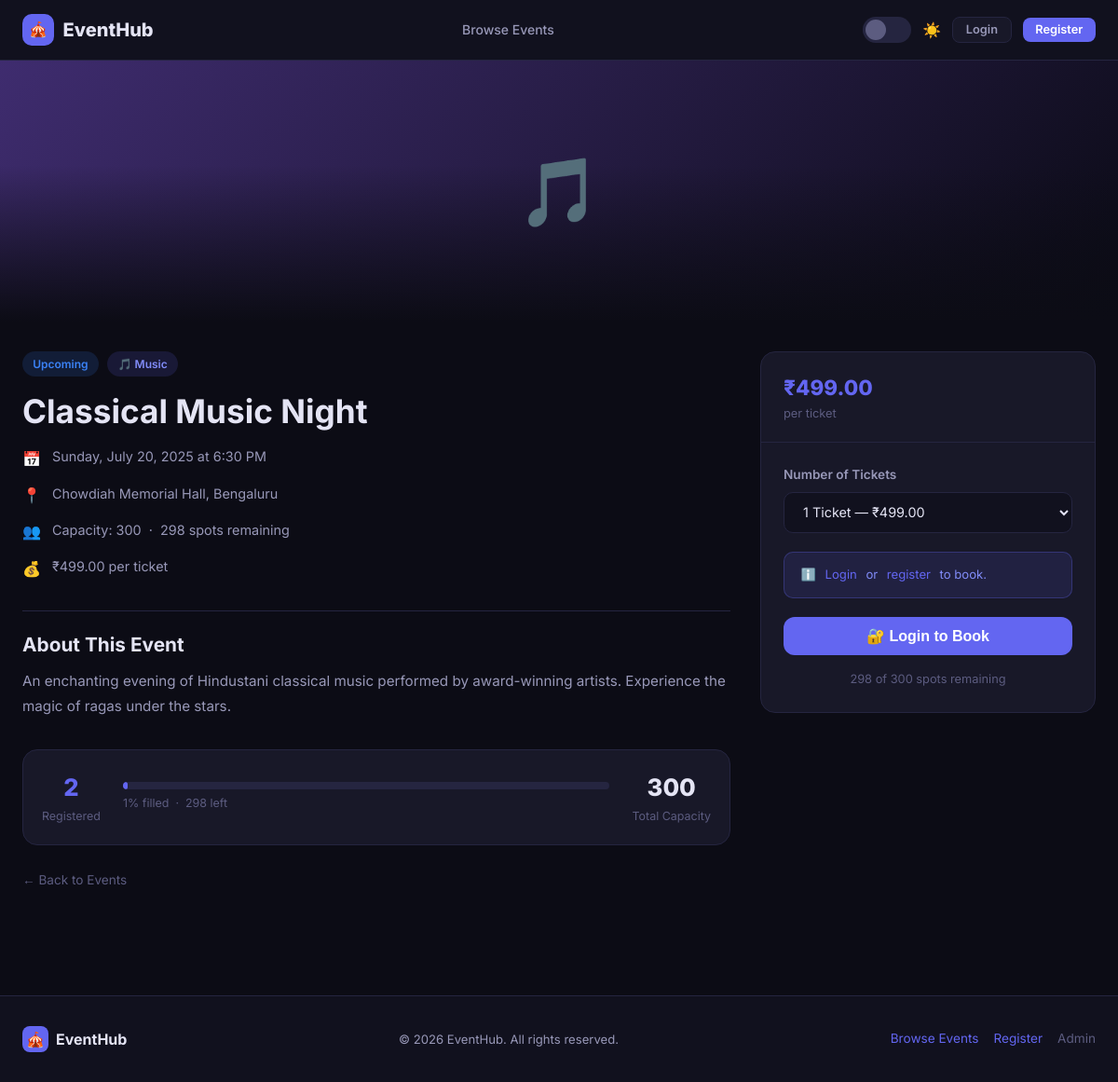
Screenshot of /event_detail.php?id=2 with the database file from the repository.
### tables this page shows
CREATE TABLE IF NOT EXISTS `events` (
  `id`          INT           NOT NULL AUTO_INCREMENT,
  `title`       VARCHAR(200)  NOT NULL,
  `description` TEXT,
  `category_id` INT           DEFAULT NULL,
  `event_date`  DATE          NOT NULL,
  `event_time`  TIME          NOT NULL DEFAULT '09:00:00',
  `location`    VARCHAR(200)  NOT NULL,
  `capacity`    INT           NOT NULL DEFAULT 100,
  `price`       DECIMAL(10,2) NOT NULL DEFAULT 0.00,
  `status`      ENUM('upcoming','ongoing','completed','cancelled') NOT NULL DEFAULT 'upcoming',
  `created_at`  TIMESTAMP     NOT NULL DEFAULT CURRENT_TIMESTAMP,
  PRIMARY KEY (`id`),
  KEY `fk_event_category` (`category_id`),
  CONSTRAINT `fk_event_category`
    FOREIGN KEY (`category_id`) REFERENCES `categories` (`id`)
    ON DELETE SET NULL
);

CREATE TABLE IF NOT EXISTS `categories` (
  `id`         INT          NOT NULL AUTO_INCREMENT,
  `name`       VARCHAR(100) NOT NULL,
  `color`      VARCHAR(7)   NOT NULL DEFAULT '#6366f1',
  `icon`       VARCHAR(10)  NOT NULL DEFAULT '📅',
  `created_at` TIMESTAMP    NOT NULL DEFAULT CURRENT_TIMESTAMP,
  PRIMARY KEY (`id`)
);

### includes/auth.php (called while the page is built, shortened)
<?php
function isUserLoggedIn(): bool {
    return !empty($_SESSION['user_id']);
}

### event_detail.php (the view, shortened to what this page needs)
<?php
require_once __DIR__ . '/includes/auth.php';
require_once __DIR__ . '/includes/db.php';
$id = (int)($_GET['id'] ?? 0);
$stmt = $pdo->prepare("
    SELECT e.*, c.name AS cat_name, c.color AS cat_color, c.icon AS cat_icon
    FROM events e
    LEFT JOIN categories c ON c.id = e.category_id
    WHERE e.id = ?
");
$stmt->execute([$id]);
$ev = $stmt->fetch();
$stmt2 = $pdo->prepare("SELECT COALESCE(SUM(tickets),0) FROM bookings WHERE event_id=? AND status='confirmed'");
$stmt2->execute([$id]);
$totalBooked = (int)$stmt2->fetchColumn();
$spotsLeft   = max(0, $ev['capacity'] - $totalBooked);
$userBooked  = false;
$userBooking = null;
$color   = $ev['cat_color'] ?? '#6366f1';
$icon    = $ev['cat_icon']  ?? '🎪';
$free    = (float)$ev['price'] === 0.0;
$statusLabels = [
  'upcoming'  => ['badge-blue',  'Upcoming'],
  'ongoing'   => ['badge-green', 'Live 🔴'],
  'completed' => ['badge-gray',  'Ended'],
  'cancelled' => ['badge-red',   'Cancelled'],
];
[$sBadge, $sLabel] = $statusLabels[$ev['status']] ?? ['badge-gray', $ev['status']];
include __DIR__ . '/includes/header.php';
?>
<div class="event-hero" style="--banner-from:<?= $color ?>66;--banner-to:#0a0a14;">
  <div class="event-hero-bg"></div>
  <div class="event-hero-overlay"></div>
  <span style="position:relative;z-index:2;font-size:4.5rem;"><?= $icon ?></span>
</div>
<div class="container" style="padding-top:2rem;padding-bottom:3rem;">
  <div class="event-detail-grid">
    <div>
      <div style="display:flex;gap:.6rem;flex-wrap:wrap;margin-bottom:1rem;">
        <span class="badge <?= $sBadge ?>"><?= $sLabel ?></span>
        <?php if ($ev['cat_name']): ?>
          <span class="badge badge-accent"><?= $ev['cat_icon'] ?> <?= htmlspecialchars($ev['cat_name']) ?></span>
        <?php endif; ?>
      </div>
      <h1 style="margin-bottom:1rem;"><?= htmlspecialchars($ev['title']) ?></h1>
      <ul class="event-info-list" style="margin-bottom:2rem;">
        <li><span class="info-icon">📅</span><span><?= date('l, F j, Y', strtotime($ev['event_date'])) ?> at <?= date('g:i A', strtotime($ev['event_time'])) ?></span></li>
        <li><span class="info-icon">📍</span><span><?= htmlspecialchars($ev['location']) ?></span></li>
        <li><span class="info-icon">👥</span><span>Capacity: <?= number_format($ev['capacity']) ?> &nbsp;·&nbsp; <?= $spotsLeft ?> spots remaining</span></li>
        <li><span class="info-icon">💰</span><span><?= $free ? 'Free Event' : '₹' . number_format($ev['price'], 2) . ' per ticket' ?></span></li>
      </ul>
      <hr class="divider">
      <h3 style="margin-bottom:.75rem;">About This Event</h3>
      <div style="color:var(--txt2);line-height:1.8;font-size:.95rem;">
        <?= nl2br(htmlspecialchars($ev['description'] ?? 'No description available.')) ?>
      </div>
      <div class="card" style="margin-top:2rem;padding:1.25rem;">
        <div style="display:flex;align-items:center;gap:1.5rem;flex-wrap:wrap;">
          <div style="text-align:center;">
            <div style="font-size:1.6rem;font-weight:800;color:var(--accent);"><?= $totalBooked ?></div>
            <div style="font-size:.78rem;color:var(--txt3);">Registered</div>
          </div>
          <div style="flex:1;min-width:120px;">
            <div style="background:var(--border);height:8px;border-radius:4px;overflow:hidden;margin-bottom:.35rem;">
              <div style="background:var(--accent);height:100%;border-radius:4px;width:<?= $ev['capacity'] > 0 ? min(100, round($totalBooked/$ev['capacity']*100)) : 0 ?>%;transition:width .5s ease;"></div>
            </div>
            <div style="font-size:.78rem;color:var(--txt3);"><?= $ev['capacity'] > 0 ? round($totalBooked/$ev['capacity']*100) : 0 ?>% filled &nbsp;·&nbsp; <?= $spotsLeft ?> left</div>
          </div>
          <div style="text-align:center;">
            <div style="font-size:1.6rem;font-weight:800;color:var(--txt);"><?= number_format($ev['capacity']) ?></div>
            <div style="font-size:.78rem;color:var(--txt3);">Total Capacity</div>
          </div>
        </div>
      </div>
      <div class="mt-3">
        <a href="<?= BASE_URL ?>" style="font-size:.85rem;color:var(--txt3);">← Back to Events</a>
      </div>
    </div>
    <div>
      <div class="card booking-card">
        <div class="card-header">
          <div style="font-size:1.4rem;font-weight:800;color:<?= $free ? 'var(--green)' : 'var(--accent)' ?>;">
            <?= $free ? '🎉 Free' : '₹' . number_format($ev['price'], 2) ?>
          </div>
          <?php if (!$free): ?>
            <div style="font-size:.8rem;color:var(--txt3);">per ticket</div>
          <?php endif; ?>
        </div>
        <div class="card-body">
          <?php if ($userBooked && $userBooking): ?>
            <div class="alert alert-success">✅ You've registered for this event!</div>
            <div style="font-size:.85rem;color:var(--txt2);margin-bottom:.5rem;">
              Tickets: <strong><?= $userBooking['tickets'] ?></strong> &nbsp;·&nbsp;
              Booked: <?= date('M j, Y', strtotime($userBooking['booked_at'])) ?>
            </div>
            <div class="badge badge-green" style="margin-bottom:1rem;">✓ <?= ucfirst($userBooking['status']) ?></div>
            <a href="<?= BASE_URL ?>/user_dashboard.php" class="btn btn-ghost w-full">View My Bookings</a>
          <?php elseif ($ev['status'] === 'cancelled'): ?>
            <div class="alert alert-error">This event has been cancelled.</div>
          <?php elseif ($ev['status'] === 'completed'): ?>
            <div class="alert alert-warning">This event has already ended.</div>
          <?php elseif ($spotsLeft <= 0): ?>
            <div class="alert alert-error">⚡ This event is sold out.</div>
          <?php else: ?>
            <form method="POST">
              <div class="form-group">
                <label class="form-label">Number of Tickets</label>
                <select name="tickets" class="form-control">
                  <?php for ($t = 1; $t <= min(10, $spotsLeft); $t++): ?>
                    <option value="<?= $t ?>"><?= $t ?> Ticket<?= $t > 1 ? 's' : '' ?>
                    </option>
                  <?php endfor; ?>
                </select>
              </div>
              <?php if (!isUserLoggedIn()): ?>
                <div class="alert alert-info" style="font-size:.82rem;">
                  ℹ️ <a href="<?= BASE_URL ?>/user_login.php">Login</a> or
                  <a href="<?= BASE_URL ?>/user_register.php">register</a> to book.
                </div>
              <?php endif; ?>
              <button type="submit" class="btn btn-primary w-full btn-lg"
                <?= !isUserLoggedIn() ? 'onclick="location.href=\''.BASE_URL.'/user_login.php\';return false;"' : '' ?>>
                <?= isUserLoggedIn() ? '🎟 Book Now' : '🔐 Login to Book' ?>
              </button>
            </form>
          <?php endif; ?>
          <div style="margin-top:1rem;font-size:.8rem;color:var(--txt3);text-align:center;">
            <?= $spotsLeft ?> of <?= $ev['capacity'] ?> spots remaining
          </div>
        </div>
      </div>
    </div>
  </div>
</div>
<?php include __DIR__ . '/includes/footer.php'; ?>

### assets/style.css (style rules this page uses)
:root { --transition: 0.3s ease; }
[data-theme="dark"] { --bg: #0c0c15; --bg2: #11111e; --card: #181828; --card-h: #1e1e30; --border: #252540; --border2: #1e1e38; --txt: #e4e4f4; --txt2: #9898b8; --txt3: #5c5c80; --accent: #6366f1; --accent-h: #818cf8; --accent-d: #4f46e5; --green: #10b981; --yellow: #f59e0b; --red: #ef4444; --blue: #3b82f6; --shadow: 0 4px 24px rgba(0,0,0,.45); --shadow-lg: 0 8px 48px rgba(0,0,0,.65); --glow: 0 0 0 3px rgba(99,102,241,.25); }
*, *::before, *::after { box-sizing: border-box; margin: 0; padding: 0; }
html { scroll-behavior: smooth; }
body { font-family: 'Inter', sans-serif; background: var(--bg); color: var(--txt); line-height: 1.6; transition: background var(--transition), color var(--transition); min-height: 100vh; }
a { color: var(--accent); text-decoration: none; transition: color var(--transition); }
h1,h2,h3,h4,h5 { font-weight: 700; line-height: 1.2; color: var(--txt); }
h1 { font-size: 2.2rem; }
h3 { font-size: 1.3rem; }
.container { max-width: 1200px; margin: 0 auto; padding: 0 1.5rem; }
.btn { display: inline-flex; align-items: center; justify-content: center; gap: .45rem; padding: .6rem 1.25rem; border-radius: 10px; font-size: .875rem; font-weight: 600; border: none; cursor: pointer; transition: all var(--transition); text-decoration: none; line-height: 1; }
.btn-lg { padding: .8rem 1.75rem; font-size: 1rem; border-radius: 12px; }
.btn-primary { background: var(--accent); color: white; }
.card { background: var(--card); border: 1px solid var(--border); border-radius: 16px; transition: all var(--transition); }
.card-body { padding: 1.5rem; }
.card-header { padding: 1.25rem 1.5rem; border-bottom: 1px solid var(--border); }
.badge { display: inline-flex; align-items: center; gap: .3rem; padding: .25rem .7rem; border-radius: 20px; font-size: .75rem; font-weight: 600; }
.badge-accent { background: rgba(99,102,241,.15); color: var(--accent-h); }
.badge-blue { background: rgba(59,130,246,.15); color: var(--blue); }
.form-group { margin-bottom: 1.25rem; }
.form-label { display: block; margin-bottom: .45rem; font-size: .85rem; font-weight: 600; color: var(--txt2); }
.form-control { width: 100%; padding: .7rem 1rem; background: var(--bg2); border: 1.5px solid var(--border); border-radius: 10px; color: var(--txt); font-size: .9rem; font-family: inherit; transition: border-color var(--transition), box-shadow var(--transition); outline: none; }
.form-control::placeholder { color: var(--txt3); }
select.form-control option { background: var(--bg2); }
.alert { padding: .85rem 1.1rem; border-radius: 10px; font-size: .875rem; margin-bottom: 1.25rem; display: flex; align-items: center; gap: .6rem; }
.alert-info { background: rgba(99,102,241,.12); border: 1px solid rgba(99,102,241,.3); color: var(--accent-h); }
.event-hero { height: 280px; position: relative; display: flex; align-items: center; justify-content: center; font-size: 4rem; }
.event-hero-bg { position: absolute; inset: 0; background: linear-gradient(135deg, var(--banner-from), var(--banner-to)); }
.event-hero-overlay { position: absolute; inset: 0; background: linear-gradient(to bottom, transparent 40%, var(--bg) 100%); }
.event-detail-grid { display: grid; grid-template-columns: 1fr 360px; gap: 2rem; align-items: start; }
.event-info-list { list-style: none; display: flex; flex-direction: column; gap: .75rem; }
.event-info-list li { display: flex; align-items: flex-start; gap: .75rem; font-size: .9rem; color: var(--txt2); }
.event-info-list .info-icon { font-size: 1rem; margin-top: .1rem; flex-shrink: 0; }
.booking-card { position: sticky; top: 80px; }
.divider { border: none; border-top: 1px solid var(--border); margin: 1.5rem 0; }
.mt-3 { margin-top: 1.5rem; }
.w-full { width: 100%; }

### rows the page displays
events: category.icon "🎵", category.name "Music", title "Classical Music Night", event_date "Sunday, July 20, 2025", event_time "6:30 PM", location "Chowdiah Memorial Hall, Bengaluru", capacity "300", price "499.00", description "An enchanting evening of Hindustani classical music performed by award-winning artists. Experience the magic of ragas under the stars."

### other values shown
SITE_NAME "EventHub"
$sLabel "Upcoming"
$spotsLeft "298"
$totalBooked "2"
$totalBooked/$ev['capacity']*100 "1"
form field tickets "1 Ticket — ₹499.00"
